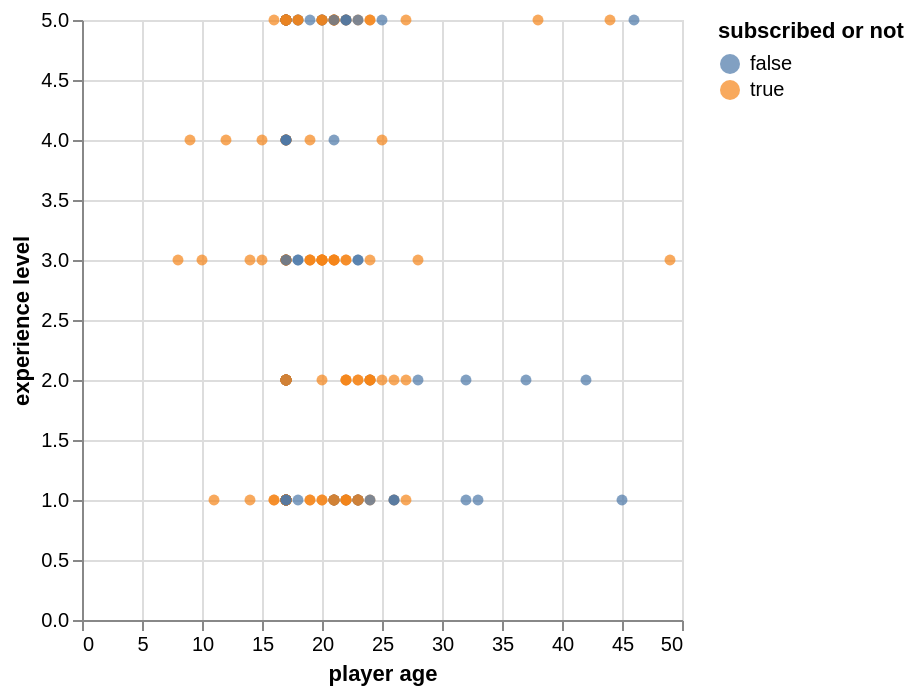

Write notebook code for a chart like this one.
### Code cell
filtered_age_plot=alt.Chart(players_filtered).mark_circle().encode(
    x=alt.X("age").title("player age"),
    y=alt.Y("experience").title("experience level"), 
    color=alt.Color("subscribe").title("subscribed or not")
)
filtered_age_plot

### Figure 1 — Vega-Lite specification as saved in the notebook (floating-point values rounded to 4 significant figures; data arrays with more than 128 entries replaced by an {"elided": "..."} marker saying what was removed)
{"config": {"view": {"continuousWidth": 300, "continuousHeight": 300}}, "data": {"name": "data-8ef685107cd56df375a6d9ceb0fa4bfd"}, "mark": {"type": "circle"}, "encoding": {"color": {"field": "subscribe", "title": "subscribed or not", "type": "nominal"}, "x": {"field": "age", "title": "player age", "type": "quantitative"}, "y": {"field": "experience", "title": "experience level", "type": "quantitative"}}, "$schema": "https://vega.github.io/schema/vega-lite/v5.20.1.json", "datasets": {"data-8ef685107cd56df375a6d9ceb0fa4bfd": {"elided": "193 records"}}}
